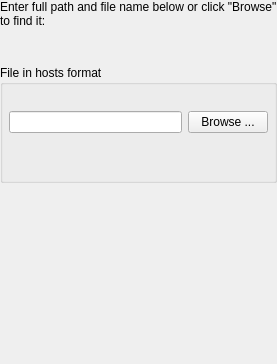
     <widget class="QWidget" name="WizardPage1">
      <layout class="QVBoxLayout">
       <property name="margin" stdset="0">
        <number>0</number>
       </property>
       <item>
        <widget class="QLabel" name="textLabel1_2">
         <property name="text">
          <string>Enter full path and file name below or click &quot;Browse&quot; to find it:</string>
         </property>
         <property name="alignment">
          <set>Qt::AlignmentFlag::AlignVCenter</set>
         </property>
         <property name="wordWrap">
          <bool>true</bool>
         </property>
        </widget>
       </item>
       <item>
        <spacer>
         <property name="orientation">
          <enum>Qt::Orientation::Vertical</enum>
         </property>
         <property name="sizeType">
          <enum>QSizePolicy::Policy::Expanding</enum>
         </property>
         <property name="sizeHint" stdset="0">
          <size>
           <width>20</width>
           <height>31</height>
          </size>
         </property>
        </spacer>
       </item>
       <item>
        <widget class="QGroupBox" name="groupBox1">
         <property name="title">
          <string>File in hosts format</string>
         </property>
         <layout class="QVBoxLayout">
          <property name="margin" stdset="0">
           <number>6</number>
          </property>
          <item>
           <spacer>
            <property name="orientation">
             <enum>Qt::Orientation::Vertical</enum>
            </property>
            <property name="sizeType">
             <enum>QSizePolicy::Policy::Expanding</enum>
            </property>
            <property name="sizeHint" stdset="0">
             <size>
              <width>20</width>
              <height>20</height>
             </size>
            </property>
           </spacer>
          </item>
          <item>
           <layout class="QHBoxLayout">
            <item>
             <widget class="QLineEdit" name="filename"/>
            </item>
            <item>
             <widget class="QPushButton" name="browseButton">
              <property name="text">
               <string>Browse ...</string>
              </property>
             </widget>
            </item>
           </layout>
          </item>
          <item>
           <spacer>
            <property name="orientation">
             <enum>Qt::Orientation::Vertical</enum>
            </property>
            <property name="sizeType">
             <enum>QSizePolicy::Policy::Expanding</enum>
            </property>
            <property name="sizeHint" stdset="0">
             <size>
              <width>20</width>
              <height>41</height>
             </size>
            </property>
           </spacer>
          </item>
         </layout>
        </widget>
       </item>
       <item>
        <spacer>
         <property name="orientation">
          <enum>Qt::Orientation::Vertical</enum>
         </property>
         <property name="sizeType">
          <enum>QSizePolicy::Policy::Expanding</enum>
         </property>
         <property name="sizeHint" stdset="0">
          <size>
           <width>20</width>
           <height>181</height>
          </size>
         </property>
        </spacer>
       </item>
      </layout>
     </widget>
